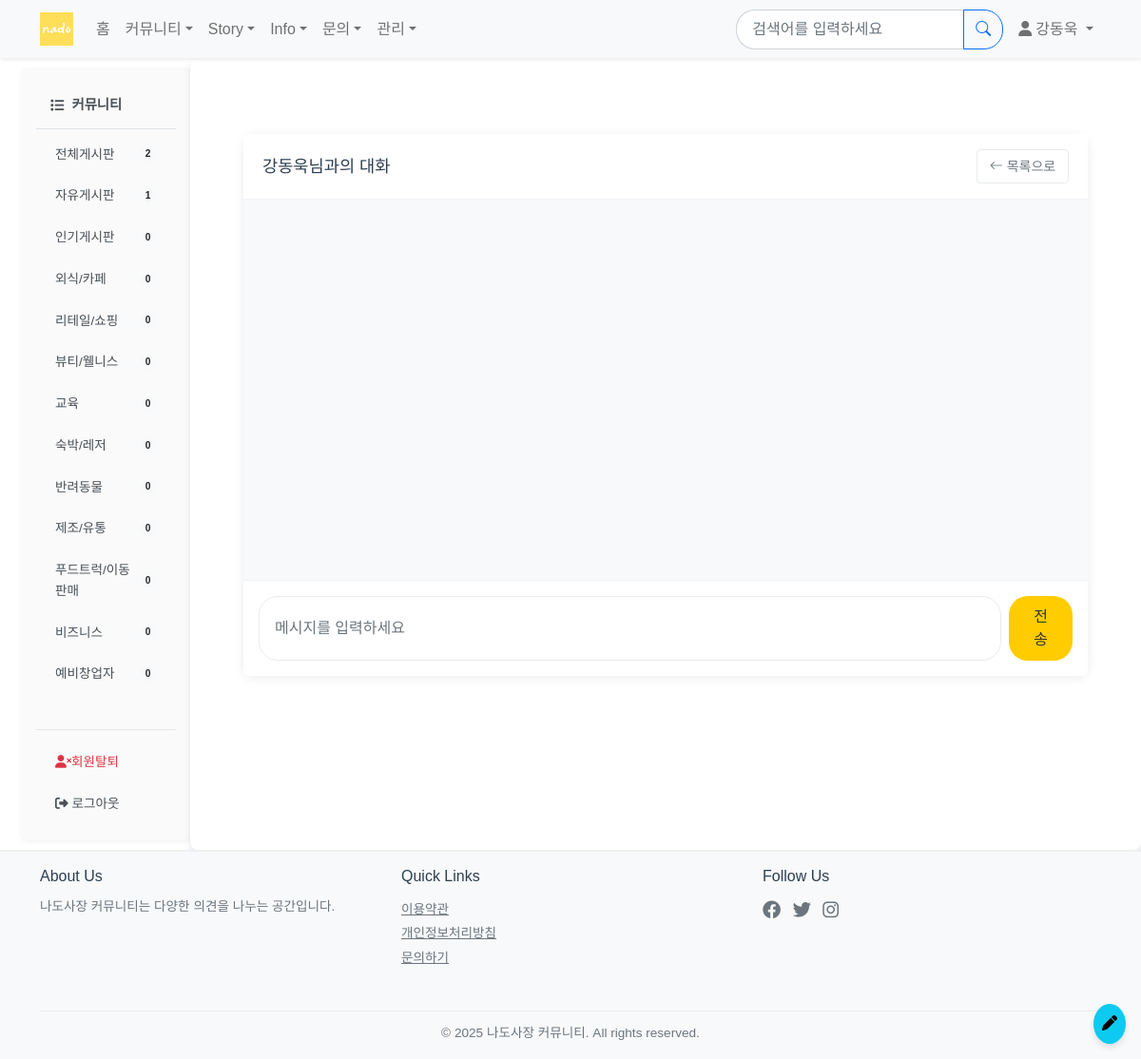
/board/messages/conversation/7/ (signed in), run on the app's committed database.
### common/models.py (models this page shows, shortened)
class CustomUser(AbstractBaseUser, PermissionsMixin):
    username = models.CharField(
        _('닉네임'),
        max_length=150,
        unique = True,
        help_text=_('필수. 150자 이내로 입력해주세요.')
    )
    user_id = models.CharField(
        _('아이디'),
        max_length=30,
        unique=True,
        help_text=_('필수. 로그인에 사용될 아이디를 입력해주세요.')
    )
    email = models.EmailField(
        _('이메일'),
        unique=True,
        help_text=_('필수. 인증에 사용될 이메일을 입력해주세요.')
    )
    business_type = models.ForeignKey(
        BusinessType,
        on_delete=models.SET_NULL,
        null=True,
        blank=True,
        verbose_name=_('업종'),
        related_name='users'
    )
    business_name = models.CharField(
        _('사업장 이름'),
        max_length=100,
        blank=True,
        null=True
    )
    is_active = models.BooleanField(
        _('활성화'),
        default=False,
        help_text=_('이메일 인증 후 활성화됩니다.')
    )
    is_staff = models.BooleanField(
        _('admin 접근 권한'),
        default=False
    )
    is_admin = models.BooleanField(
        _('일반 관리자 권한'),
        default=False
    )
    is_superuser = models.BooleanField(
        _('최고 관리자 권한'),
        default=False
    )
    is_advertise = models.BooleanField(
        _('광고주 권한'),
        default=False
    )
    is_restricted = models.BooleanField(default=False)  # 계정 정지 여부
    restrict_end_date = models.DateTimeField(null=True, blank=True)  # 정지 해제 예정일
    date_joined = models.DateTimeField(_('가입일'), default=timezone.now)
    email_verified = models.BooleanField(_('이메일 인증됨'), default=False)
    objects = CustomUserManager()
    USERNAME_FIELD = 'user_id'
    EMAIL_FIELD = 'email'
    REQUIRED_FIELDS = ['username', 'email']
    class Meta:
        verbose_name = _('사용자')
        verbose_name_plural = _('사용자들')

### board/models.py (models this page shows, shortened)
class Category(models.Model):
    TYPE_CHOICES = (
        ('board', '글게시판'),
        ('story', '이야기게시판'),
        ('advertise','광고게시판'),
        ('info','정보게시판')
    )
    name = models.CharField(max_length=50, unique=True)
    slug = models.SlugField(max_length=200, unique=True)
    description = models.TextField(blank=True)
    order = models.IntegerField(default=0)
    is_active = models.BooleanField(default=True)
    is_business = models.BooleanField(default=False)  # 사업 분야 대분류에 해당. profile, 회원가입에 사용됨.
    type = models.CharField(max_length=10, choices=TYPE_CHOICES, default='board')
    created_at = models.DateTimeField(auto_now_add=True)

### board/views/message_views.py (the view)
# urls.py: path('messages/conversation/<int:user_id>/', message_views.conversation_detail, name='conversation_detail'),
@login_required(login_url='common:login')
def conversation_detail(request, user_id):
    other_user = get_object_or_404(CustomUser, id=user_id)
    messages_queryset = Message.objects.filter(
        Q(sender=request.user, receiver=other_user) |
        Q(sender=other_user, receiver=request.user)
    ).order_by('created_at')
    messages_queryset.filter(
        receiver=request.user,
        is_read=False
    ).update(is_read=True)
    return render(request, 'board/message/conversation_detail.html', {
        'other_user': other_user,
        'message_list': messages_queryset
    })

### board/context_processors.py (called while the page is built)
def categories(request):
    return {
        'categories' : Category.objects.filter(is_active = True).order_by('order')
    }

def board_categories(request):
    board_categories = Category.objects.filter(is_active=True,type='board')
    return {
        'board_categories' : Category.objects.filter(is_active=True,type='board').order_by('order'),
        'board_Q_count' : Question.objects.filter(category__in=board_categories).count(),
        'user_count' : CustomUser.objects.filter(is_active=True).count()
            }

def board_business_categories(request):
    return {
        'business_categories' : Category.objects.filter(is_active=True,type='board',is_business=True).order_by('order'),
        'nonbusiness_categories' : Category.objects.filter(is_active=True,type='board',is_business=False).order_by('order')
            }

def each_categories(request):
    return {
        'story_categories' : Category.objects.filter(is_active=True,type='story').order_by('order'),
        'info_categories' : Category.objects.filter(is_active=True,type='info').order_by('order') ,
        'advertise_categories' : Category.objects.filter(is_active=True,type='advertise').order_by('order')
    }

### templates/board/message/conversation_detail.html (shortened to what this page needs)
{% extends 'base.html' %}
{% block content %}
<div class="container my-4">
    <div class="card">
        <div class="card-header">
            <div class="d-flex justify-content-between align-items-center">
                <h5 class="mb-0">
                <div class="username-action">
                    <span>{{ other_user.username }}님과의 대화</span>
                </div>
                </h5>
                <a href="{% url 'board:message_list' %}" class="btn btn-outline-secondary btn-sm">
                    <i class="bi bi-arrow-left"></i> 목록으로
                </a>
            </div>
        </div>
        <div class="card-body messages-container" style="height: 400px; overflow-y: auto;">
        </div>
        <div class="card-footer">
            <form method="post" action="{% url 'board:send_message' %}" class="d-flex gap-2">
                <input type="text" name="content" class="form-control"
                       placeholder="메시지를 입력하세요" required>
                <button type="submit" class="btn btn-primary">전송</button>
            </form>
        </div>
    </div>
</div>
{% endblock %}

### templates/navbar.html (shortened to what this page needs)
{% load static %}
<nav class="navbar navbar-expand-lg navbar-light bg-light shadow-sm sticky-top">
    <div class="container">
        <a href="{% url 'board:index' %}" class="navbar-brand">
            <img src="{% static 'nado.png' %}" alt="파파이스 로고" height="30">
        </a>
        <div class="collapse navbar-collapse" id="navbarNav">
            <ul class="navbar-nav me-auto">
                <li class="nav-item">
                    <a class="nav-link {% if request.resolver_match.url_name == 'index' %}active{% endif %}"
                       href="{% url 'board:index' %}">홈</a>
                </li>
                <li class="nav-item dropdown">
                    <a class="nav-link dropdown-toggle" href="#" id="communityDropdown" role="button"
                       data-bs-toggle="dropdown" aria-expanded="false">커뮤니티</a>
                </li>
                <li class="nav-item dropdown">
                    <a class="nav-link dropdown-toggle" href="#" id="storyDropdown" role="button"
                       data-bs-toggle="dropdown" aria-expanded="false">Story</a>
                </li>
                <li class="nav-item dropdown">
                    <a class="nav-link dropdown-toggle" href="#" id="infoDropdown" role="button"
                       data-bs-toggle="dropdown" aria-expanded="false">Info</a>
                </li>
                <li class="nav-item dropdown">
                    <a class="nav-link dropdown-toggle" href="#" id="inquiryDropdown" role="button"
                       data-bs-toggle="dropdown" aria-expanded="false">문의</a>
                </li>
                {% if user.is_authenticated %}
                {% if user.is_admin or user.is_advertise %}
                <li class="nav-item dropdown">
                    <a class="nav-link dropdown-toggle" href="#" id="adminDropdown" role="button"
                       data-bs-toggle="dropdown" aria-expanded="false">관리</a>
                </li>
                {% endif %}
                {% endif %}
            </ul>
            <form class="d-flex me-2" action="{% url 'board:search' %}" method="get">
                <div class="input-group">
                    <input class="form-control" type="search" name="q" placeholder="검색어를 입력하세요"
                           value="{{ request.GET.q|default:'' }}" aria-label="검색">
                    <button class="btn btn-outline-primary" type="submit">
                        <i class="bi bi-search"></i>
                    </button>
                </div>
            </form>
            <ul class="navbar-nav">
                {% if user.is_authenticated %}
                    <li class="nav-item dropdown">
                        <a class="nav-link dropdown-toggle" href="#" id="userDropdown" role="button"
                           data-bs-toggle="dropdown" aria-expanded="false">
                            <i class="fas fa-user me-1"></i>{{ user.username }}
                        </a>
                    </li>
                {% else %}
                    <li class="nav-item">
                        <a href="{% url 'common:login' %}" class="nav-link">
                            <i class="fas fa-sign-in-alt me-1"></i>로그인
                        </a>
                    </li>
                {% endif %}
            </ul>
        </div>
    </div>
</nav>

### templates/_sidebar.html
<div class="col-md-2 p-0">
    <div class="sidebar">
        <div class="nav flex-column">
            {% if category or current_type %}
            {% if request.session.last_visited_type %}
            <h6 class="sidebar-heading d-flex align-items-center">
                {% if request.session.last_visited_type == 'board' %}
                    <i class="fas fa-list me-2"></i>커뮤니티
                {% elif request.session.last_visited_type == 'story' %}
                    <i class="fas fa-book me-2"></i>이야기 게시판
                {% elif request.session.last_visited_type == 'advertise' %}
                    <i class="fas fa-ad me-2"></i>광고 게시판
                {% endif %}
            </h6>
            <div class="nav flex-column mb-4">
                {% for cat in categories %}
                    {% if cat.type == request.session.last_visited_type %}
                    <li class="nav-item">
                    <a class="nav-link {% if current_category == cat.slug %}active{% endif %}"
                        href="{% url 'board:category_questions' cat.slug %}">
                        <div class="d-flex justify-content-between align-items-center">
                            <span>{{ cat.name }}</span>
                            <small class="badge rounded-pill bg-light text-dark">
                                {% if cat.slug != 'all' %}
                                {{ cat.questions.count }}
                                {% else %}
                                {{board_Q_count}}
                                {% endif %}
                            </small>
                        </div>
                    </a>
                    </li>
                    {% endif %}
                {% endfor %}
            </div>
            {% endif %}
            {% else %}
            <h6 class="sidebar-heading d-flex align-items-center">
                <i class="fas fa-list me-2"></i>커뮤니티
            </h6>
            <div class="nav flex-column mb-4">
                {% for cat in board_categories %}
                <li class="nav-item">
                    <a class="nav-link" href="{% url 'board:category_questions' cat.slug %}">
                        <div class="d-flex justify-content-between align-items-center">
                            <span>{{ cat.name }}</span>
                            <small class="badge rounded-pill bg-light text-dark">
                                {% if cat.slug != 'all' %}
                                {{ cat.questions.count }}
                                {% else %}
                                {{board_Q_count}}
                                {% endif %}
                            </small>
                        </div>
                    </a>
                </li>
                {% endfor %}
            </div>
            {% endif %}
            <hr class="sidebar-divider">
            {% if user.is_authenticated %}
            <li class="nav-item">
                <a href="{%url 'common:delete_account'%}" class="nav-link text-danger" onclick="return confirm('정말로 회원탈퇴 페이지로 이동하시겠습니까?');">
                    <i class="fas fa-user-times"></i>회원탈퇴
                </a>
            </li>
            <li class="nav-item">
                <a href="{% url 'common:logout'%}" class="nav-link">
                    <i class="fas fa-sign-out-alt"></i> 로그아웃
                </a>
            </li>
            {% else %}
            <li class="nav-item">
                <a href="{% url 'common:login'%}" class="nav-link">
                    <i class="fas fa-sign-in-alt"></i>로그인
                </a>
            </li>
            {% endif %}
        </div>
    </div>
</div>

### static/style.css (style rules this page uses)
:root { --sidebar-width: 240px; --primary-color: #2C3E50; --hover-color: #f8f9fa; --active-color: #e9ecef; }
.sidebar { width: 180px; background-color: #f8f9fa; border-radius: 8px; margin: 10px; box-shadow: 0 2px 4px rgba(0,0,0,0.05); }
.sidebar .nav-link { color: #495057; font-size: 0.85rem; padding: 8px 15px; margin: 3px 5px; border-radius: 5px; transition: all 0.2s ease; }
.sidebar-heading { color: #495057; font-size: 0.9rem; font-weight: 600; padding: 15px; margin-bottom: 5px; border-bottom: 1px solid #dee2e6; }
.card { border: none; box-shadow: 0 1px 3px rgba(0,0,0,0.1); transition: all 0.2s ease; }
.btn-primary { background-color: var(--primary-color); border: none; }
.form-control { border-radius: 20px 0 0 20px; }
.btn-outline-primary { border-radius: 0 20px 20px 0; }
.navbar { background-color: #ffffff; box-shadow: 0 2px 4px rgba(0, 0, 0, 0.1); }
.nav-link { font-weight: 500; }
.username-action { position: relative; cursor: pointer; }
.card-body { padding: 0.5rem; }

### templates/navbar.html (style rules this page uses)
.navbar { padding: 0.5rem 0; }
.navbar-brand img { height: 35px; transition: transform 0.2s ease; }
.form-control { border-radius: 20px 0 0 20px; border-right: none; padding: 0.5rem 1rem; }
.btn-outline-primary { border-radius: 0 20px 20px 0; }

### templates/board/message/conversation_detail.html (style rules this page uses)
.card { border: none; border-radius: 12px; box-shadow: 0 2px 12px rgba(0,0,0,0.08); background: #fff; }
.card-header { background-color: #fff; border-bottom: 1px solid #f0f2f5; padding: 1rem 1.25rem; }
.card-header h5 { color: #2c3e50; font-size: 1.1rem; }
.btn-outline-secondary { border-color: #e9ecef; color: #6c757d; padding: 0.4rem 0.8rem; transition: all 0.2s ease; }
.messages-container { padding: 1.5rem; background-color: #f8f9fa; scrollbar-width: thin; scrollbar-color: #dee2e6 transparent; }
.card-footer { background-color: #fff; border-top: 1px solid #f0f2f5; padding: 1rem; }
.card-footer .form-control { border: 1px solid #e9ecef; border-radius: 20px; padding: 0.625rem 1rem; transition: all 0.2s ease; }
.card-footer .btn-primary { border-radius: 20px; padding: 0.625rem 1.25rem; font-weight: 500; }
.username-action { position: relative; }
.username-action span { cursor: pointer; color: #2c3e50; }

### templates/base.html (style rules this page uses)
body { font-family: 'Noto Sans KR', sans-serif; line-height: 1.6; color: #333; }
.btn-primary { background-color: #ffcc00; border-color: #ffcc00; color: #333; }
.sidebar { background-color: #fafafa; border-right: 1px solid #f0f0f0; padding: 1rem; }
hr { margin: 0.75rem 0; opacity: 0.1; }

### data on the page
CustomUser: username "강동욱"
Category: name "전체게시판", board_Q_count "2"
Category: name "자유게시판", questions.count "1"
Category: name "인기게시판", questions.count "0"
Category: name "외식/카페", questions.count "0"
Category: name "리테일/쇼핑", questions.count "0"
Category: name "뷰티/웰니스", questions.count "0"
Category: name "교육", questions.count "0"
Category: name "숙박/레저", questions.count "0"
Category: name "반려동물", questions.count "0"
Category: name "제조/유통", questions.count "0"
Category: name "푸드트럭/이동판매", questions.count "0"
Category: name "비즈니스", questions.count "0"
Category: name "예비창업자", questions.count "0"
